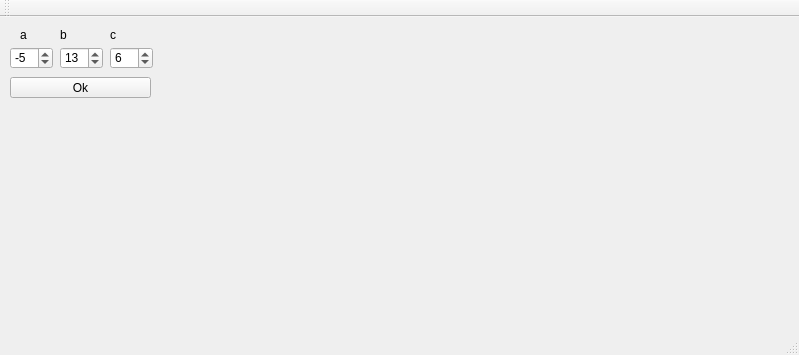
<?xml version="1.0" encoding="UTF-8"?>
<ui version="4.0">
 <class>MainWindow</class>
 <widget class="QMainWindow" name="MainWindow">
  <property name="geometry">
   <rect>
    <x>0</x>
    <y>0</y>
    <width>799</width>
    <height>355</height>
   </rect>
  </property>
  <property name="windowTitle">
   <string>MainWindow</string>
  </property>
  <widget class="QWidget" name="centralWidget">
   <widget class="QSpinBox" name="spinBox">
    <property name="geometry">
     <rect>
      <x>10</x>
      <y>30</y>
      <width>43</width>
      <height>22</height>
     </rect>
    </property>
    <property name="minimum">
     <number>-99</number>
    </property>
    <property name="value">
     <number>-5</number>
    </property>
   </widget>
   <widget class="QSpinBox" name="spinBox_2">
    <property name="geometry">
     <rect>
      <x>60</x>
      <y>30</y>
      <width>43</width>
      <height>22</height>
     </rect>
    </property>
    <property name="minimum">
     <number>-99</number>
    </property>
    <property name="value">
     <number>13</number>
    </property>
   </widget>
   <widget class="QSpinBox" name="spinBox_3">
    <property name="geometry">
     <rect>
      <x>110</x>
      <y>30</y>
      <width>43</width>
      <height>22</height>
     </rect>
    </property>
    <property name="minimum">
     <number>-99</number>
    </property>
    <property name="value">
     <number>6</number>
    </property>
   </widget>
   <widget class="QLabel" name="label">
    <property name="geometry">
     <rect>
      <x>20</x>
      <y>10</y>
      <width>21</width>
      <height>16</height>
     </rect>
    </property>
    <property name="text">
     <string>a</string>
    </property>
   </widget>
   <widget class="QLabel" name="label_2">
    <property name="geometry">
     <rect>
      <x>60</x>
      <y>10</y>
      <width>21</width>
      <height>16</height>
     </rect>
    </property>
    <property name="text">
     <string>b</string>
    </property>
   </widget>
   <widget class="QLabel" name="label_3">
    <property name="geometry">
     <rect>
      <x>110</x>
      <y>10</y>
      <width>21</width>
      <height>16</height>
     </rect>
    </property>
    <property name="text">
     <string>c</string>
    </property>
   </widget>
   <widget class="QPushButton" name="pushButton">
    <property name="geometry">
     <rect>
      <x>10</x>
      <y>60</y>
      <width>141</width>
      <height>21</height>
     </rect>
    </property>
    <property name="text">
     <string>Ok</string>
    </property>
   </widget>
   <widget class="QChartView" name="vchart" native="true">
    <property name="geometry">
     <rect>
      <x>170</x>
      <y>20</y>
      <width>611</width>
      <height>261</height>
     </rect>
    </property>
   </widget>
  </widget>
  <widget class="QMenuBar" name="menuBar">
   <property name="geometry">
    <rect>
     <x>0</x>
     <y>0</y>
     <width>799</width>
     <height>20</height>
    </rect>
   </property>
  </widget>
  <widget class="QToolBar" name="mainToolBar">
   <attribute name="toolBarArea">
    <enum>TopToolBarArea</enum>
   </attribute>
   <attribute name="toolBarBreak">
    <bool>false</bool>
   </attribute>
  </widget>
  <widget class="QStatusBar" name="statusBar"/>
 </widget>
 <layoutdefault spacing="6" margin="11"/>
 <customwidgets>
  <customwidget>
   <class>QChartView</class>
   <extends>QWidget</extends>
   <header location="global">qchartview.h</header>
   <container>1</container>
  </customwidget>
 </customwidgets>
 <resources/>
 <connections/>
</ui>
